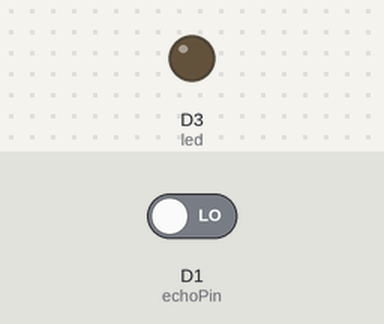
The sketch below on a simulated ESP8266 (NodeMCU). Shown: output pins drawn as LEDs (lit = HIGH). Inputs (shaded band) come from the test bench; at power-on: D1 (echoPin) LOW. Pins used as bus, display or sensor lines are not drawn; what the sketch prints to the serial monitor is not drawn.

Above: at 0.1 s.
At 1.4 s:
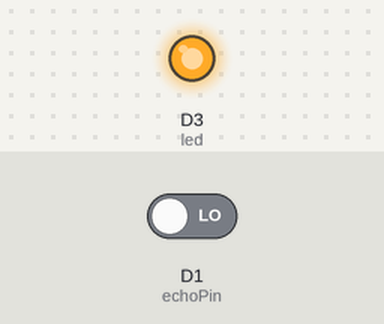
Timing chart, 0 to 2.9 s (numbered marks = the images above):
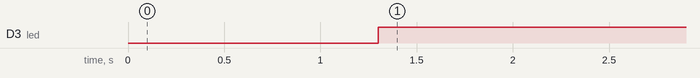

Measured:
- by itself, D3 (led): LOW → HIGH at 1.3 s

The sketch:

ULTRA_SONIC.ino
```cpp
int trigPin=D2;
int echoPin=D1;
int led = D3;
#define SOUND_VELOCITY 0.034

long duration;
float distanceCm;

void setup() {
  // put your setup code here, to run once:
  Serial.begin(9600); // Starts the serial communication
  pinMode(trigPin, OUTPUT); // Sets the trigPin as an Output
  pinMode(echoPin, INPUT); // Sets the echoPin as an Input
  pinMode(led,OUTPUT);
}

void loop() {
  // put your main code here, to run repeatedly:
  digitalWrite(trigPin, LOW);
  delay(200);
  // Sets the trigPin on HIGH state for 10 micro seconds
  digitalWrite(trigPin, HIGH);
  delay(100);
  digitalWrite(trigPin, LOW);

  // Reads the echoPin, returns the sound wave travel time in microseconds
  duration = pulseIn(echoPin, HIGH);

  // Calculate the distance
  distanceCm = duration * SOUND_VELOCITY/2;

  if(distanceCm<=15){
    digitalWrite(led,HIGH);
    delay(100);
  }
  else{
   digitalWrite(led,LOW);
   delay(100);
  }

  // Prints the distance on the Serial Monitor
  Serial.print("Distance (cm): ");
  Serial.println(distanceCm);
  delay(1000);
}
```
